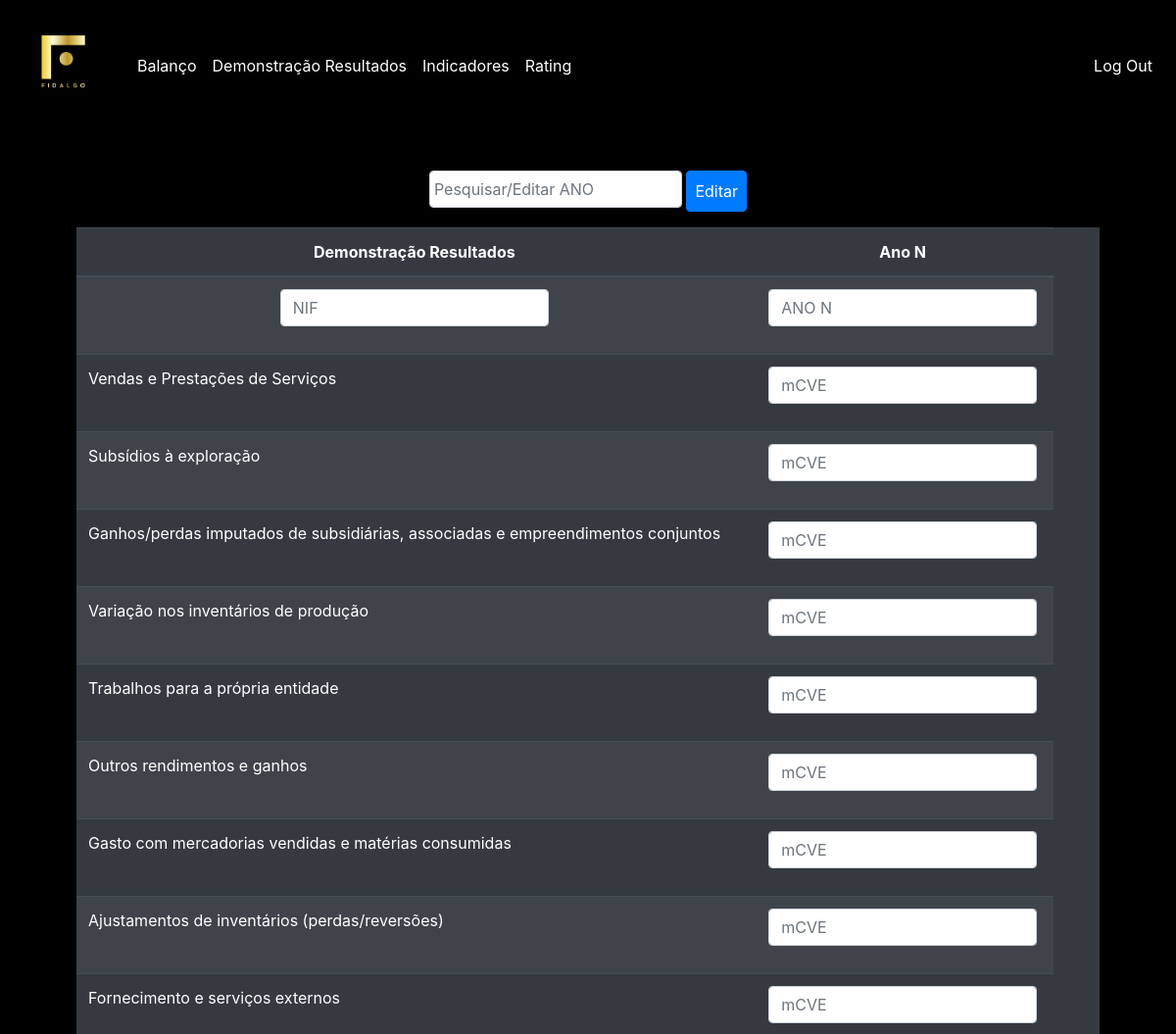
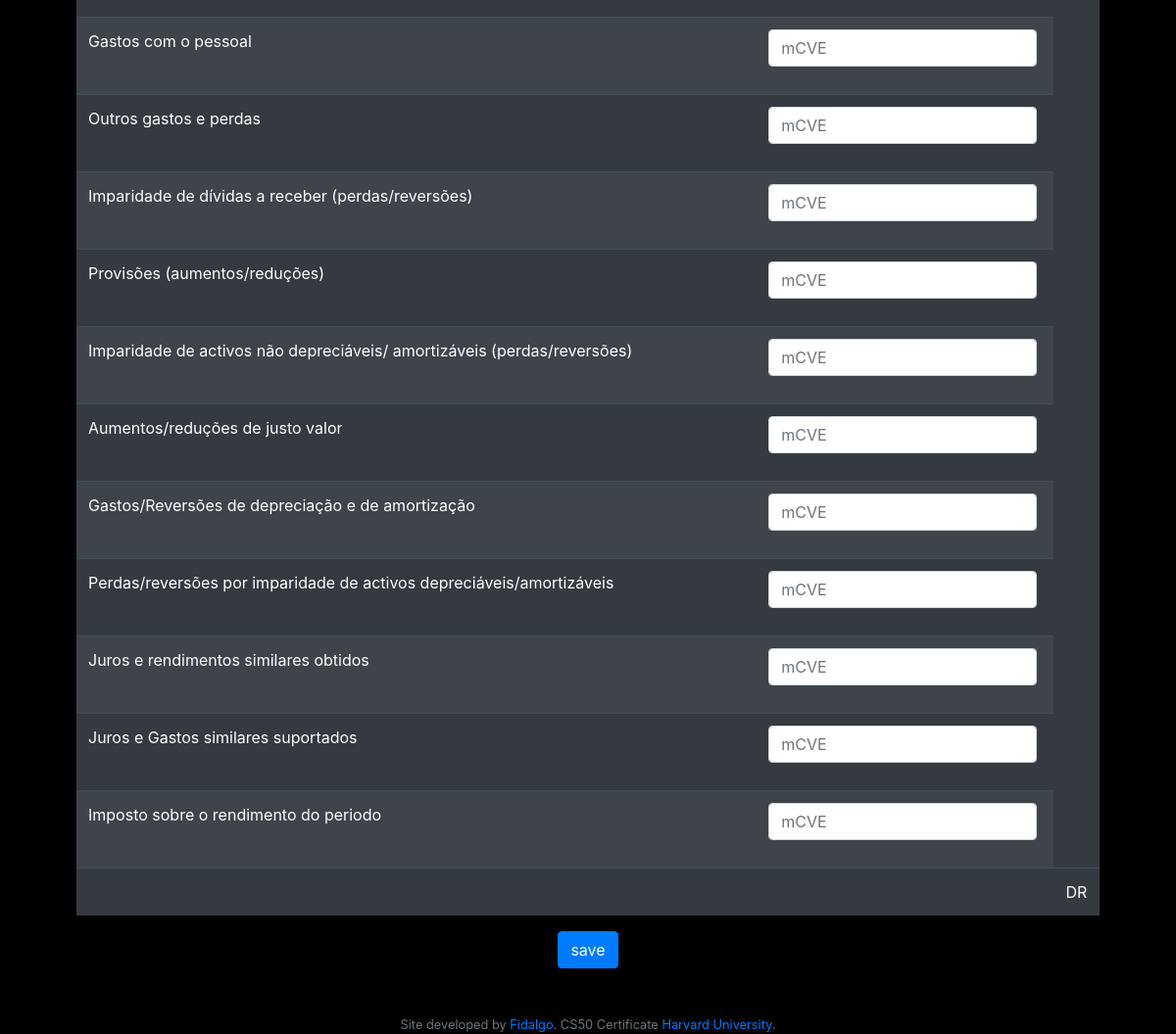
The page /demostracaoresultados (signed in) on the database its author committed (2 pictures, top to bottom).
### tables this page shows
CREATE TABLE 'dr' ('id_dr' text, 'rubrica_dr' text, 'calculado' boolean DEFAULT 0);

### application.py (the view)
@app.route("/demostracaoresultados", methods=["GET"])
@login_required
def dr():
    ano = request.args.get('ano')
    data = {}
    res = None
    print("ano dr",ano)
    print("user dr", session["user_id"])
    if ano :
        res = db.execute("""SELECT * FROM base_demostracaoresultado WHERE user_id=:id AND ANO_N=:ano LIMIT 1""",id=session["user_id"], ano = ano)
        for r in res:
            data = r
        print("data", data)
        print("res:", res)
    resultado = db.execute("""
    SELECT id_dr, rubrica_dr
    FROM dr
    WHERE calculado = 0""")
    dr = []
    print ("print len resultado",len(resultado))
    for r in resultado:
        dr.append({"rubrica_dr": r["rubrica_dr"], "id_dr":r["id_dr"]})
    return render_template("demostracaoresultados.html", dr=dr, data = data)

### helpers.py (called while the page is built)
def login_required(f):
    @wraps(f)
    def decorated_function(*args, **kwargs):
        if session.get("user_id") is None:
            return redirect("/login")
        return f(*args, **kwargs)
    return decorated_function

### templates/demostracaoresultados.html (shortened to what this page needs)
{% extends "layout.html" %}
{% block main %}
    <form action="/demostracaoresultados" method="get">
        <input autocomplete="off" class="w-5 p-1 form-control" name="ano" placeholder="Pesquisar/Editar ANO" type="search">
        <button class="w-5 p-2 btn btn-primary" name="editar" type="submit">Editar</button>
    </form>
    <form action="/demostracaoresultados" method="post">
    <table class= "table table-responsive-sm table-striped table-dark">
        <thead>
            <tr>
                <th>Demonstração Resultados</th>
                <th>Ano N</th>
            </tr>
        </thead>
        <tbody>
            <tr>
                <td><div class="form-group"><input autocomplete="off" autofocus class="form-control" value="{{data.get("NIF") if data.get("NIF") else ''}}" name="NIF" placeholder="NIF" type="text"></div></td>
                <td><div class="form-group"><input autocomplete="off" autofocus class="form-control" value="{{data.get("ANO_N") if data.get("ANO_N") else ''}}" name="ANO_N" placeholder="ANO N" type="text"></div></td>
            </tr>
            {% for row in  dr %}
            <tr>
                <td class="text-left">{{row["rubrica_dr"]}}</td>
                <td><div class="form-group"><input autocomplete="off" autofocus class="form-control" name="{{row["rubrica_dr"]}}" value="{{data.get(row["rubrica_dr"]) if data.get(row["rubrica_dr"]) else ''}}" placeholder="mCVE" type="text"></div></td>
            </tr>
            {% endfor %}
        </tbody>
        <tfoot>
            <tr>
                <td colspan="4"></td>
                 <td>DR
                 </td>
            </tr>
        </tfoot>
    </table>
    <button class="btn btn-primary" name="save" type="submit">save</button>
 </form>
{% endblock %}

### templates/layout.html (shortened to what this page needs)
<!DOCTYPE html>
<html lang="en">
    <head>
        <link rel="stylesheet" href="https://cdn.jsdelivr.net/npm/bootstrap@4.5.3/dist/css/bootstrap.min.css">
        <link href="/static/styles.css" rel="stylesheet">
    </head>
    <body class="bg-black text-white black">
        <nav class="navbar navbar-expand-md black">
            <a class="navbar-brand" href="/" ><img class="xs" src="/static/fidalgo_logo.webp" width="100px" alt="Finance"></a>
            <div class=" black collapse navbar-collapse bg-black text-white" id="navbar">
                {% if session.user_id %}
                    <ul class="navbar-nav mr-auto mt-2 text-white black">
                        <li class="nav-item"><a class="nav-link text-white" href="/balanco">Balanço</a></li>
                        <li class="nav-item"><a class="nav-link text-white" href="/demostracaoresultados">Demonstração Resultados</a></li>
                        <li class="nav-item"><a class="nav-link text-white" href="/indicadores">Indicadores</a></li>
                        <li class="nav-item"><a class="nav-link text-white" href="/rating">Rating</a></li>
                    </ul>
                    <ul class="black navbar-nav ml-auto mt-2 bg-dark text-white">
                        <li class="nav-item"><a class="nav-link text-white" href="/logout">Log Out</a></li>
                    </ul>
                {% else %}
                    <ul class="navbar-nav ml-auto mt-2 bg-dark text-white black">
                        <li class="nav-item"><a class="nav-link text-white" href="/register">Register</a></li>
                        <li class="nav-item"><a class="nav-link text-white" href="/login">Log In</a></li>
                    </ul>
                {% endif %}
            </div>
        </nav>
        <main class="black container p-5 bg-dark text-white">
            {% block main %}{% endblock %}
        </main>
        <footer class="black small text-center text-muted bg-black text-white">
            Site developed by <a href="https://pt.linkedin.com/in/joao-fidalgo/pt"> Fidalgo</a>. CS50 Certificate <a href="https://online-learning.harvard.edu/catalog/free">Harvard University</a>.
        </footer>
    </body>
</html>

### static/styles.css (style rules this page uses)
nav .navbar-brand { font-size: xx-large; }
.black { background-color: #000000 !important; }
main .form-control { display: inline-block; width: auto; }
main { overflow-x: auto; text-align: center; }

### rows shown on the page
dr: rubrica_dr "Vendas e Prestações de Serviços"
dr: rubrica_dr "Subsídios à exploração"
dr: rubrica_dr "Ganhos/perdas imputados de subsidiárias, associadas e empreendimentos conjuntos"
dr: rubrica_dr "Variação nos inventários de produção"
dr: rubrica_dr "Trabalhos para a própria entidade"
dr: rubrica_dr "Outros rendimentos e ganhos"
dr: rubrica_dr "Gasto com mercadorias vendidas e matérias consumidas"
dr: rubrica_dr "Ajustamentos de inventários (perdas/reversões)"
dr: rubrica_dr "Fornecimento e serviços externos"
dr: rubrica_dr "Gastos com o pessoal"
dr: rubrica_dr "Outros gastos e perdas"
dr: rubrica_dr "Imparidade de dívidas a receber (perdas/reversões)"
dr: rubrica_dr "Provisões (aumentos/reduções)"
dr: rubrica_dr "Imparidade de activos não depreciáveis/ amortizáveis (perdas/reversões)"
dr: rubrica_dr "Aumentos/reduções de justo valor"
dr: rubrica_dr "Gastos/Reversões de depreciação e de amortização"
dr: rubrica_dr "Perdas/reversões por imparidade de activos depreciáveis/amortizáveis"
dr: rubrica_dr "Juros e rendimentos similares obtidos"
dr: rubrica_dr "Juros e Gastos similares suportados"
dr: rubrica_dr "Imposto sobre o rendimento do periodo"
